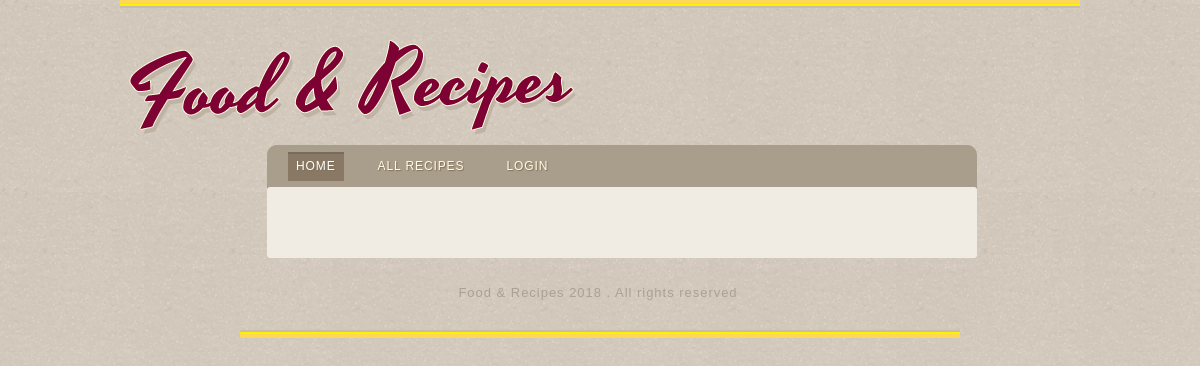
/category/1/, run on an earlier commit of the app's database.
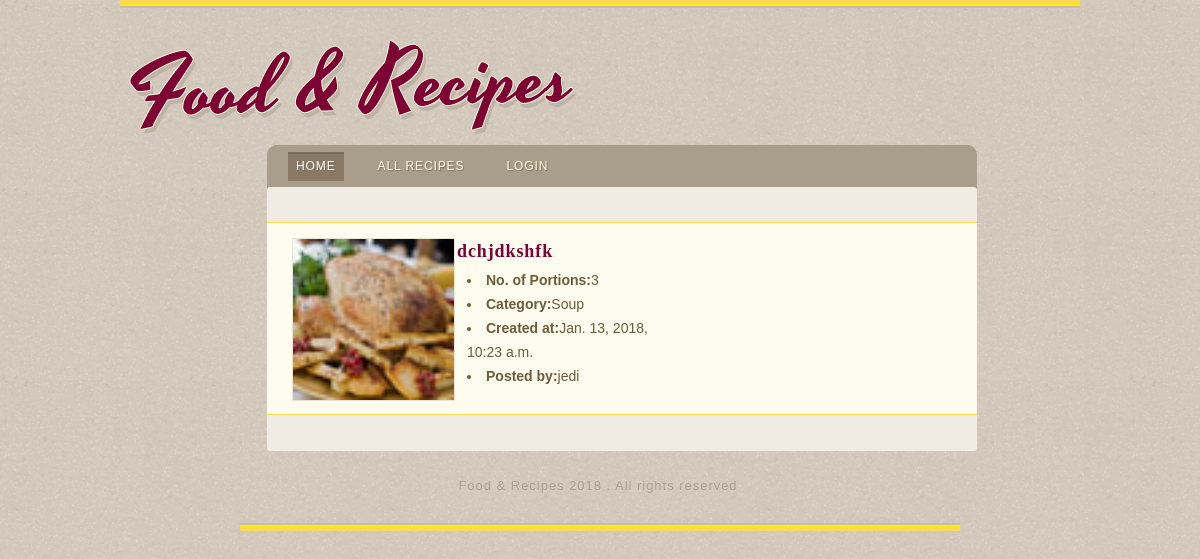
And on a later commit of the database.
### RecipeApp/models.py (models this page shows)
class Recipe(models.Model):
    name = models.CharField(max_length=45)
    category = models.IntegerField(choices=[
        (1, "Soup"),
        (2, "Dessert"),
        (3, "Main Course"),
        (4, "Salad/ Starter"),
    ]
    )
    no_portions = models.IntegerField()
    text = models.TextField(max_length=10000)
    created = models.DateTimeField(auto_now_add=True)
    updated = models.DateTimeField(auto_now=True)
    id_user = models.ForeignKey(User)
    image = models.ImageField(upload_to='recipes')

### RecipeApp/views.py (the view)
class CategoryListView(ListView):
    template_name = 'category.html'
    model = Recipe
    def get_queryset(self):
        return Recipe.objects.filter(category=self.kwargs['category'])

### RecipeApp/templates/category.html (shortened to what this page needs)
{% extends 'layout.html' %}
{% load static %}
{% block content %}
<div id="content">
					<div>
						<ul>
                        {% for recipe in recipe_list %}
							<li>
								<a style="width:25%" href="#"><img style="height:161px;width:161px"src="{{ recipe.image.url }}" alt="Image"></a>
								<div style="">
									<h3><a href="#">{{ recipe.name }}</a></h3><div>
                                        <ul style="padding:5px;">
                                            <li><strong>No. of Portions:</strong>{{ recipe.no_portions }}</li>
                                            <li><strong>Category:</strong>{{ recipe.get_category_display}}</li>
                                            <li><strong>Created at:</strong>{{ recipe.created }}</li>
                                            <li><strong>Posted by:</strong>{{ recipe.id_user.username }}</li>
                                        </ul>
								</div></div>
							</li>
                        {% endfor %}
                        </ul>
                    </div>
</div>
{% endblock %}

What changed in the data, as far as the page shows it:
added Recipe: image (picture), name "dchjdkshfk", no_portions "3", category "Soup", created "Jan. 13, 2018, 10:23 a.m.", id_user.username "jedi"
